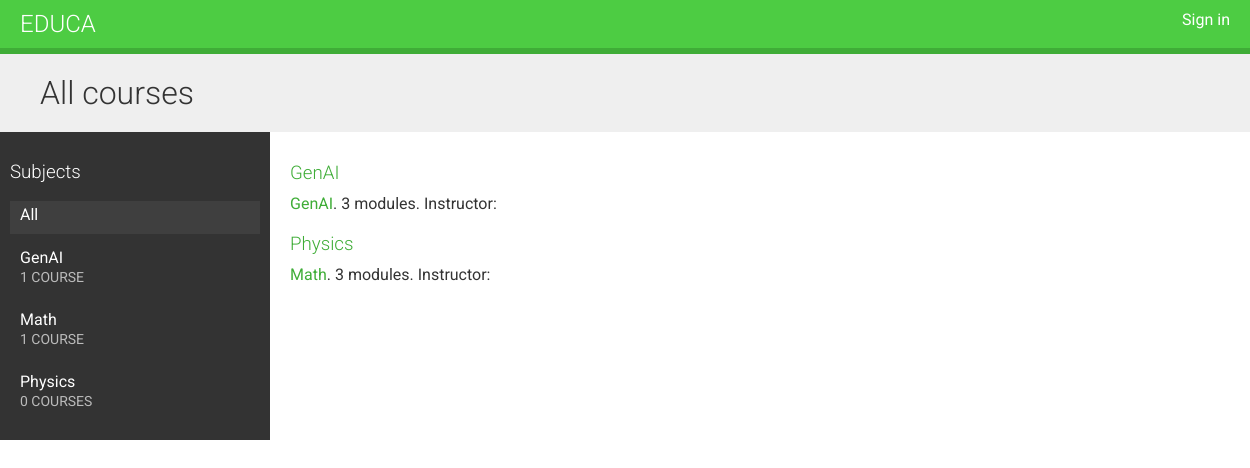
Before: / with the older database file.
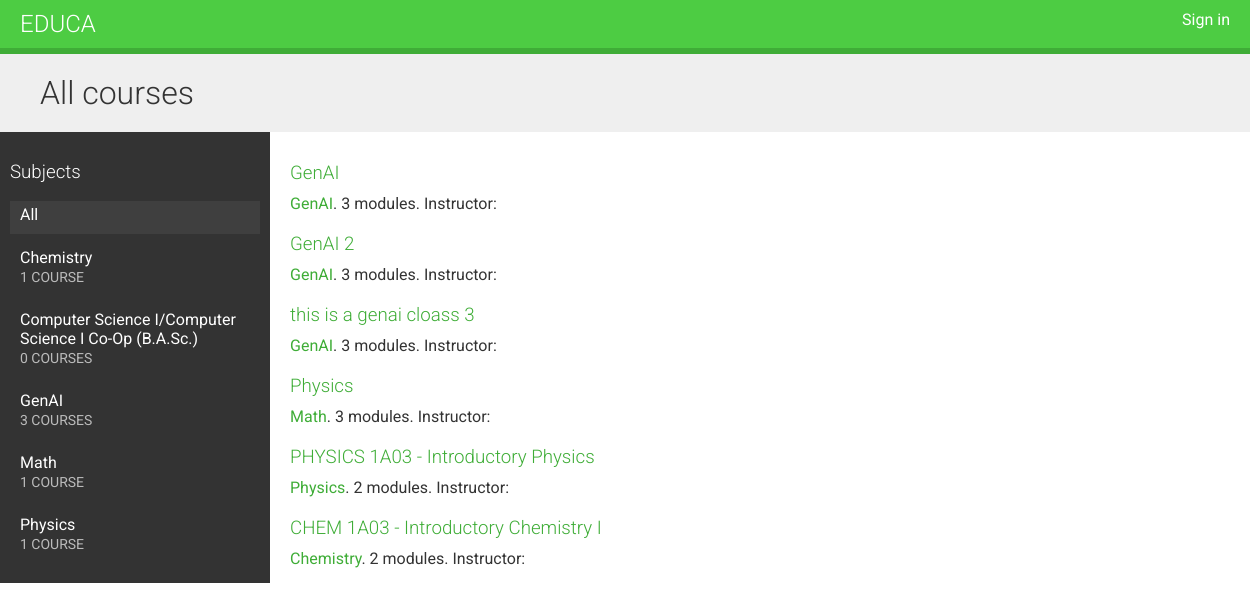
After: the same page with the newer database file.
### courses/models.py (models this page shows, shortened)
class Subject(models.Model):
    title = models.CharField(max_length=200)
    slug = models.SlugField(max_length=200, unique=True)
    class Meta:
        ordering = ['title']
    def __str__(self):
        return self.title

class Course(models.Model):
    owner = models.ForeignKey(User,
                              related_name='courses_created',
                              on_delete=models.CASCADE)
    subject = models.ForeignKey(Subject,
                                related_name='courses',
                                on_delete=models.CASCADE)
    title = models.CharField(max_length=200)
    slug = models.SlugField(max_length=200, unique=True)
    overview = models.TextField()
    created = models.DateTimeField(auto_now_add=True)
    students = models.ManyToManyField(User,
                                      related_name='courses_joined',
                                      blank=True)
    class Meta:
        ordering = ['-created']

### courses/views.py (the view)
# urls.py: path('', CourseListView.as_view(), name='course_list'),
class CourseListView(TemplateResponseMixin, View):
    model = Course
    template_name = 'courses/course/list.html'
    def get(self, request, subject=None):
        subjects = cache.get('all_subjects')
        if not subjects:
            subjects = Subject.objects.annotate(
                            total_courses=Count('courses'))
            cache.set('all_subjects', subjects)
        all_courses = Course.objects.annotate(
                        total_modules=Count('modules'))
        if subject:
            subject = get_object_or_404(Subject, slug=subject)
            key = f'subject_{subject.id}_courses'
            courses = cache.get(key)
            if not courses:
                courses = all_courses.filter(subject=subject)
                cache.set(key, courses)
        else:
            courses = cache.get('all_courses')
            if not courses:
                courses = all_courses
                cache.set('all_courses', courses)
        return self.render_to_response({'subjects': subjects,
                                        'subject': subject,
                                        'courses': courses})

### courses/templates/courses/course/list.html (shortened to what this page needs)
{% extends "base.html" %}
{% block content %}
  <h1>
    {% if subject %}
      {{ subject.title }} courses
    {% else %}
      All courses
    {% endif %}
  </h1>
  <div class="contents">
    <h3>Subjects</h3>
    <ul id="modules">
      <li {% if not subject %}class="selected"{% endif %}>
        <a href="{% url "course_list" %}">All</a>
      </li>
      {% for s in subjects %}
        <li {% if subject == s %}class="selected"{% endif %}>
          <a href="{% url "course_list_subject" s.slug %}">
            {{ s.title }}
            <br>
            <span>{{ s.total_courses }} course{{ s.total_courses|pluralize }}</span>
          </a>
        </li>
      {% endfor %}
    </ul>
  </div>
  <div class="module">
    {% for course in courses %}
      {% with subject=course.subject %}
        <h3>
          <a href="{% url "course_detail" course.slug %}">
            {{ course.title }}
          </a>
        </h3>
        <p>
          <a href="{% url "course_list_subject" subject.slug %}">{{ subject }}</a>.
            {{ course.total_modules }} modules.
            Instructor: {{ course.owner.get_full_name }}
        </p>
      {% endwith %}
    {% endfor %}
  </div>
{% endblock %}

### courses/templates/base.html (shortened to what this page needs)
{% load static %}
<!DOCTYPE html>
<html>
  <head>
    <link href="{% static "css/base.css" %}" rel="stylesheet">
  </head>
  <body>
    <div id="header">
      <a href="/" class="logo">Educa</a>
      <ul class="menu">
        {% if request.user.is_authenticated %}
          <li><a href="{% url "logout" %}">Sign out</a></li>
        {% else %}
          <li><a href="{% url "login" %}">Sign in</a></li>
        {% endif %}
      </ul>
    </div>
    <div id="content">
      {% block content %}
      {% endblock %}
    </div>
  </body>
</html>

### courses/static/css/base.css (style rules this page uses)
body { margin:0; font-family:'Roboto', sans-serif; font-weight:400; color:#333; }
a { color:#3fad37; text-decoration:none; }
ul { float:left; }
h1, h2, h3, h4, h5, h6 { font-family:'Roboto', sans-serif; font-weight:300; }
h1 { background:#efefef; width:100%; overflow:auto; padding:20px 0 20px 40px; margin:0; }
.module { padding:10px 20px; float:left; width:600px; }
.module h3 { margin:20px 0 0; padding:0; width:100%; }
.module p { margin:10px 0 20px; width:100%; float:left; }
#header { background:#4dcc43; overflow:auto; padding:10px 20px; border-bottom:6px solid #3fad37; }
#header .logo { text-decoration:none; font-family:'Roboto', sans-serif; font-weight:300; text-transform:uppercase; font-size:24px; color:#fff; float:left; }
#header a { color:#fff; }
#header .menu { list-style:none; float:right; margin:0; padding:0; }
.contents { width:20%; padding:10px; float:left; background:#333; color: #fff; font-family:'Roboto', sans-serif; }
.contents ul { list-style:none; margin:0; padding:0; width:100%; }
.contents ul li { margin:0 0 10px 0; padding:4px 10px 10px; overflow:auto; cursor:move; }
.contents ul li.selected { background:#3f3f3f; }
.contents ul span { text-transform:uppercase; color:#bbb; font-size:14px; }
.contents ul a { display:block; color:#fff; text-decoration:none; }

Changed rows visible on the page:
added Subject: title "Chemistry", total_courses "1"
added Subject: title "Computer Science I/Computer Science I Co-Op (B.A.Sc.)", total_courses "0"
computed for Subject "GenAI": total_courses "1" → "3"
computed for Subject "Physics": total_courses "0" → "1"
added Course: title "GenAI 2", subject "GenAI", total_modules "3"
added Course: title "this is a genai cloass 3", subject "GenAI", total_modules "3"
added Course: title "PHYSICS 1A03 - Introductory Physics", subject "Physics", total_modules "2"
added Course: title "CHEM 1A03 - Introductory Chemistry I", subject "Chemistry", total_modules "2"
